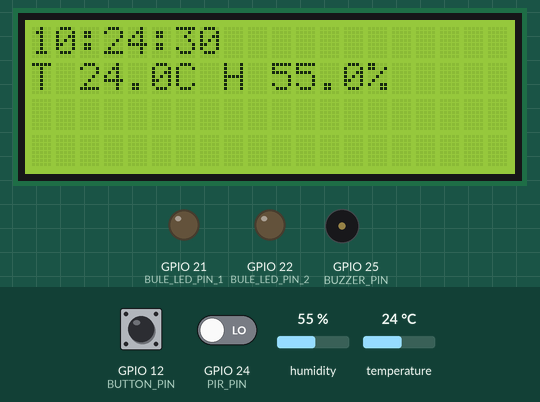
This program was run on a simulated Raspberry Pi (BCM pin numbers). Shown: 20×4 character LCD, output pins drawn as LEDs (lit = HIGH), buzzer (waves = sounding, pin HIGH). The test bench sets the inputs (shaded band); at power-on: GPIO 24 (PIR_PIN) LOW, GPIO 12 (BUTTON_PIN) HIGH, humidity 55 %, temperature 24 °C. The clock reads 2024-03-15 10:24:30 at power-on unless the program sets it; the camera gives no picture and a still takes 0.5 s; what the program prints to the terminal is not drawn.

Above: at 4.3 s.
4.4 s: GPIO 24 (PIR_PIN) driven HIGH
At 5.8 s:
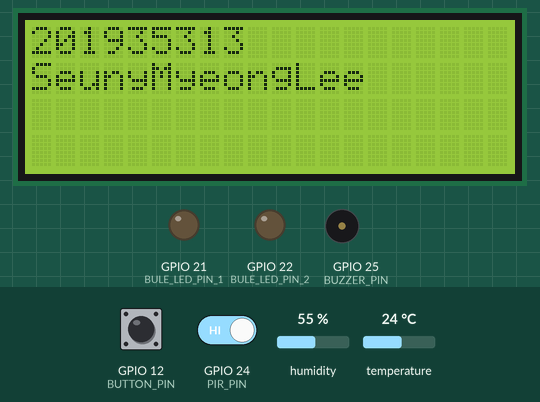
9.8 s: GPIO 12 (BUTTON_PIN) pulled LOW for 3 s
At 13.3 s:
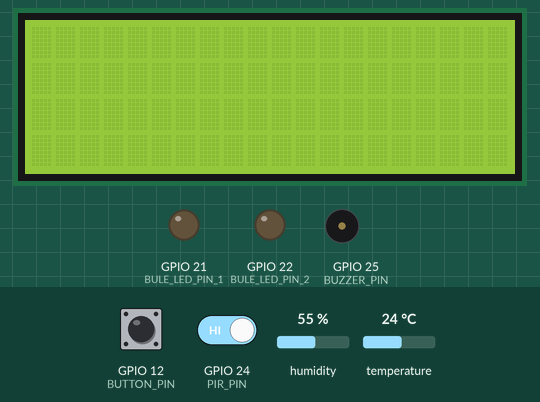
18.0 s: humidity set to 22 %
At 21.2 s:
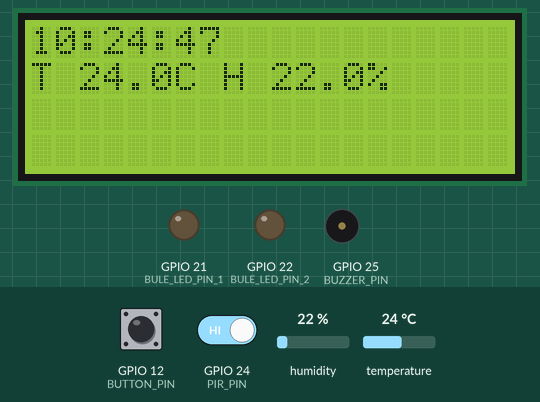
25.4 s: temperature set to 12 °C
At 28.5 s:
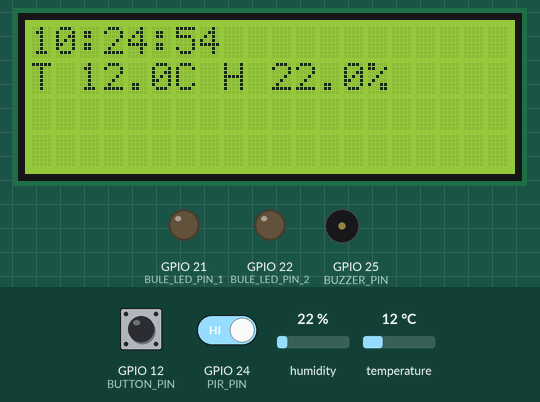
32.7 s: humidity set to 40 %
At 36.9 s:
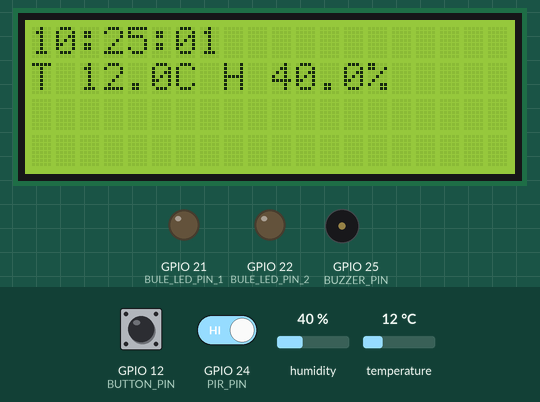
40.1 s: temperature set to 19 °C
At 44.2 s:
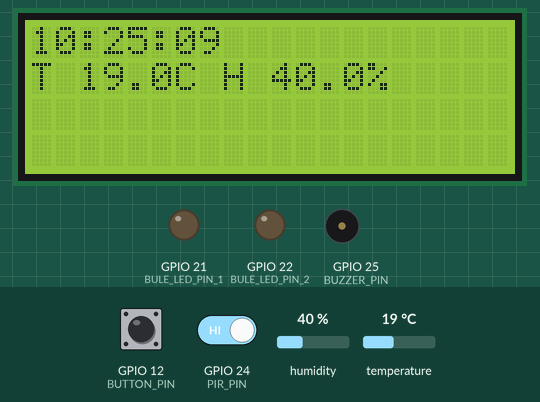
Timing chart, 0 to 45.7 s (numbered marks = the images above; inputs shaded):
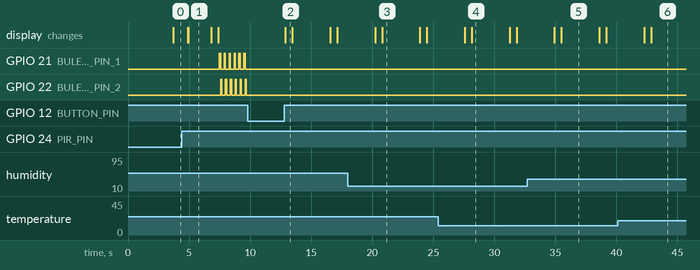

Measured:
- after the input at 4.4 s, GPIO 21 (BULE_LED_PIN_1): alternates HIGH for 0.10 s and LOW for 0.30 s, starting after 3.1 s; GPIO 22 (BULE_LED_PIN_2): alternates HIGH for 0.10 s and LOW for 0.30 s, starting after 3.2 s; the display: first differs from a run without the input after 0.55 s (image 1)
- after the input at 9.8 s, GPIO 21 (BULE_LED_PIN_1), GPIO 22 (BULE_LED_PIN_2): stops changing and stays LOW; the display: changes after 3.1 s (image 2)
- what the display in image 1 shows lasts 1.9 s, from 4.9 s to 6.8 s
- what the display in image 2 shows lasts 0.6 s, from 12.9 s to 13.5 s
- what the display in image 3 shows lasts 3.1 s, from 20.8 s to 23.9 s

The program:

project4.py
```python
import RPi.GPIO as GPIO
import time
from datetime import datetime
import Adafruit_DHT
import picamera
import os

# GPIO 핀 번호 설정
PIR_PIN = 24
BULE_LED_PIN_1 = 21
BULE_LED_PIN_2 = 22
GREEN_LED_PIN = 27
BUZZER_PIN = 25
BUTTON_PIN = 12

# DHT22 센서 설정
DHT_PIN = 23

# LCD 설정 및 초기화 (Adafruit_CharLCD 라이브러리 사용)
from RPLCD.i2c import CharLCD
lcd = CharLCD('PCF8574', 0x27) # 1번째 인자로 I2C 어댑터 모델

# 카메라 초기화
camera = picamera.PiCamera()

flag = True

# GPIO 모드 설정
GPIO.setmode(GPIO.BCM)
GPIO.setup(PIR_PIN,  GPIO.IN, pull_up_down=GPIO.PUD_DOWN)
GPIO.setup(BULE_LED_PIN_1, GPIO.OUT)
GPIO.setup(BULE_LED_PIN_2, GPIO.OUT)

GPIO.setup(BUZZER_PIN, GPIO.OUT)
GPIO.setup(BUTTON_PIN, GPIO.IN, pull_up_down=GPIO.PUD_UP)

def display_datetime_and_temperature():
    # 현재 시간 가져오기
    now = datetime.now()
    current_time = now.strftime("%H:%M:%S")

    # 온도 및 습도 가져오기
    time.sleep(3)
    lcd.clear()
    humidity, temperature = Adafruit_DHT.read_retry(22, DHT_PIN)
    humid = str(round(humidity,1)) # 소수점 1째자리에서 올림하고 문자화
    temp = str(round(temperature,1)) # 소수점 1째자리에서 올림하고 문자화
    print(temp,humid)
    lcd.write_string(str(current_time))
    lcd.crlf()
    lcd.write_string('T ')
    lcd.write_string(temp)
    lcd.write_string('C ')
    lcd.write_string('H ')
    lcd.write_string(humid)
    lcd.write_string('% ')

def capture_face():
    # 카메라로 얼굴 촬영
    camera.capture("face_capture2.jpg")

def turn_on_alarm():
    # LED 및 부저를 활성화
    GPIO.output(BULE_LED_PIN_1, GPIO.HIGH)
    time.sleep(0.1)
    GPIO.output(BULE_LED_PIN_1, GPIO.LOW)
    GPIO.output(BULE_LED_PIN_2, GPIO.HIGH)
    time.sleep(0.1)
    GPIO.output(BULE_LED_PIN_2, GPIO.LOW)

def buzz(): # 부저를 울리는 함수
    pitch = 1000 # 주파수
    duration = 0.1 # 울리는 시간
    period = 1.0 / pitch # 소리의 진동을 만들어 내기 위한 간격
    delay = period / 2 # 간격의 절반을 delay로 설정
    cycles = int(duration * pitch)
    for i in range(cycles):
        GPIO.output(25,True)
        time.sleep(delay)
        GPIO.output(25,False)
        time.sleep(delay)


# PIR 센서를 인터럽트로 설정
def pir_callback(channel):
    global flag
    flag = False
    capture_face()
    lcd.clear()
    lcd.write_string("201935313")
    lcd.crlf()
    lcd.write_string("SeunyMyeongLee")

def button_callback(channel):
    global flag
    flag = True
    GPIO.output(BUZZER_PIN, False)
    GPIO.output(BULE_LED_PIN_1, False)
    GPIO.output(BULE_LED_PIN_2, False)


GPIO.add_event_detect(PIR_PIN, GPIO.RISING, callback=pir_callback)
GPIO.add_event_detect(BUTTON_PIN, GPIO.FALLING, callback=button_callback)

try:
    while True:
        print(flag)
        time.sleep(0.1)
        if flag == True:
            display_datetime_and_temperature()
        else:
            turn_on_alarm()
            buzz()


except KeyboardInterrupt:
    pass

# 정리 작업
GPIO.cleanup()
```
